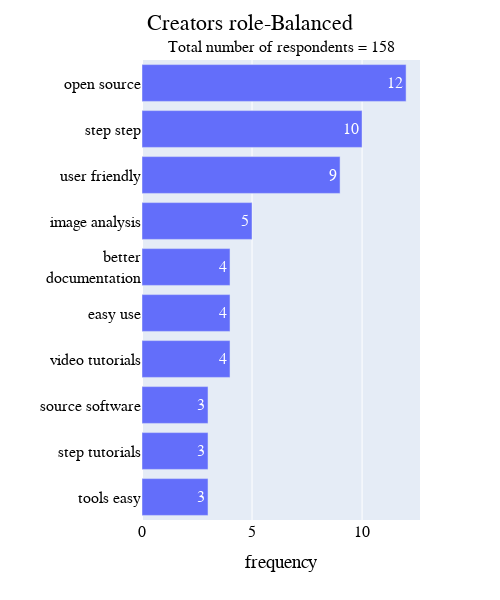

Notebook code for this chart:
### Code cell
wordcount_barchart(creator_balanced_ngrams, title='Creators role-Balanced', total=creator_balanced['Creators role- Balanced'])

### Figure 1 — Plotly figure (JSON) as saved in the notebook; plotly's stock layout.template omitted (floating-point values rounded to 4 significant figures)
{"data": [{"alignmentgroup": "True", "hovertemplate": "frequency=%{x}<br>=%{y}<extra></extra>", "legendgroup": "", "marker": {"color": "#636efa", "pattern": {"shape": ""}}, "name": "", "offsetgroup": "", "orientation": "h", "showlegend": false, "textposition": "auto", "texttemplate": "%{x}", "type": "bar", "x": [12, 10, 9, 5, 4, 4, 4, 3, 3, 3], "xaxis": "x", "y": ["open source", "step step", "user friendly", "image analysis", "video tutorials", "easy use", "better<br>documentation", "tools easy", "step tutorials", "source software"], "yaxis": "y"}], "layout": {"annotations": [{"showarrow": false, "text": "Total number of respondents = 158", "x": 0.5, "xref": "paper", "y": 1.05, "yref": "paper"}], "barmode": "relative", "font": {"color": "Black", "family": "Helvetica", "size": 16}, "height": 600, "legend": {"font": {"color": "Black", "size": 16}, "title": {"font": {"family": "Helvetica"}}, "tracegroupgap": 0}, "margin": {"t": 60}, "title": {"text": "Creators role-Balanced", "x": 0.5}, "width": 500, "xaxis": {"anchor": "y", "domain": [0, 1], "title": {"text": "frequency"}}, "yaxis": {"anchor": "x", "categoryorder": "total ascending", "domain": [0, 1], "title": {"text": ""}}}}
